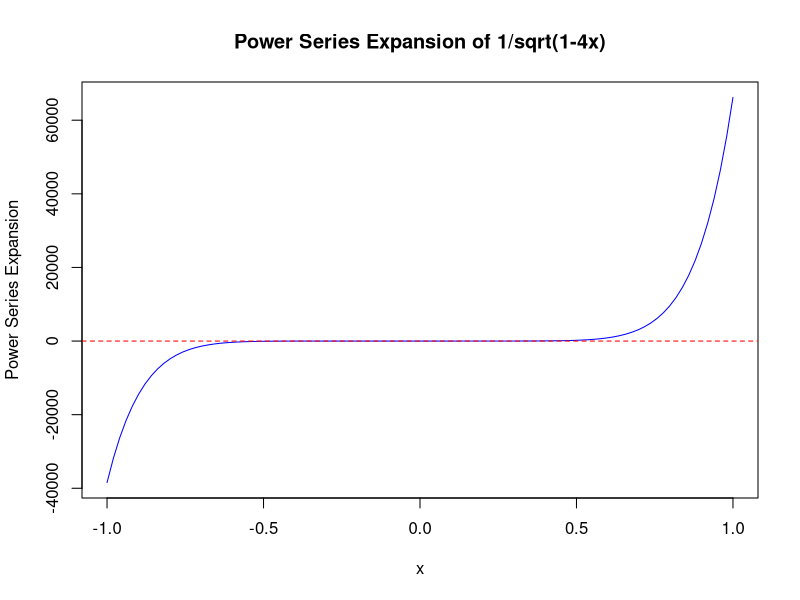

This chart was generated by the following R code:
## ---- chunk 1
knitr::opts_chunk$set(tidy.opts=list(width.cutoff=80), tidy=TRUE)
## ---- chunk 2
# Define the function to calculate the power series
power_series <- function(x, n_terms) {
  series <- vector(mode = "numeric", length = n_terms)
  for (m in 0:(n_terms - 1)) {
    series[m + 1] <- choose(2 * m, m) * x^m
  }
  return(series)
}

# Define the number of terms in the series
n_terms <- 10

# Define the range of x values
x_values <- seq(-1, 1, length.out = 100)

# Calculate the power series for each x value
power_series_values <- sapply(x_values, function(x) sum(power_series(x, n_terms)))
# Plot the power series expansion
plot(x_values, power_series_values, type = "l", col = "blue", 
     xlab = "x", ylab = "Power Series Expansion",
     main = "Power Series Expansion of 1/sqrt(1-4x)")

# Add a horizontal line at y = 0 for reference
abline(h = 0, lty = 2, col = "red")

